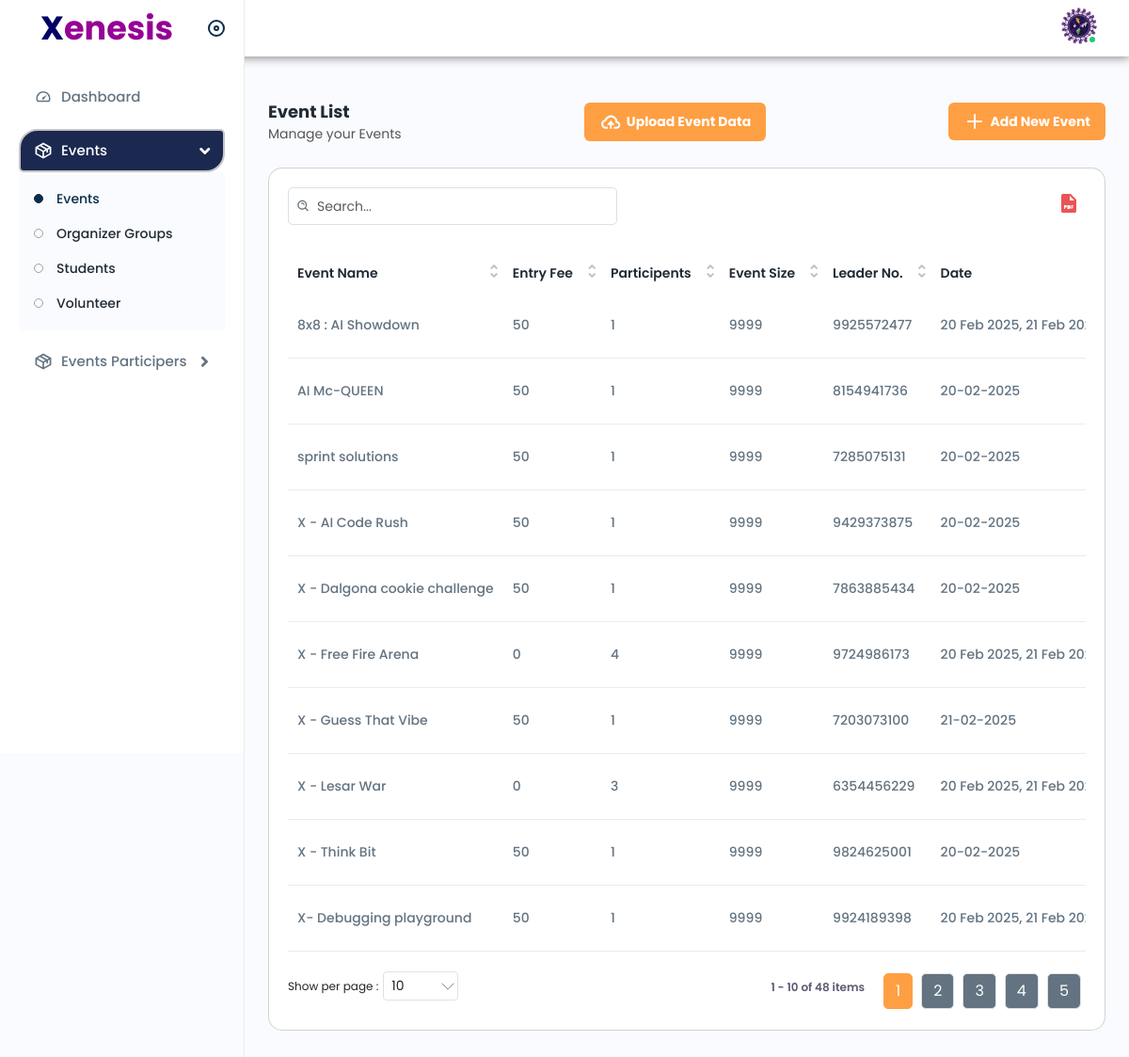
Screenshot of /Admin/eventlist.php (signed in) with the database file from the repository.
### tables this page shows
CREATE TABLE `event_master` (
  `event_id` int(11) NOT NULL,
  `event_name` varchar(100) NOT NULL,
  `tagline` text NOT NULL,
  `department_id` int(11) NOT NULL,
  `team_name` varchar(100) NOT NULL,
  `event_leader_no` bigint(11) NOT NULL,
  `participation_price` int(11) NOT NULL,
  `participation_price_team` int(11) NOT NULL,
  `team_member_count` int(11) NOT NULL,
  `winner_price1` int(11) NOT NULL,
  `winner_price2` int(11) NOT NULL,
  `winner_price3` int(11) NOT NULL,
  `location` varchar(200) NOT NULL,
  `date` varchar(200) NOT NULL,
  `event_description` text NOT NULL,
  `rules` text NOT NULL,
  `round1_title` varchar(200) NOT NULL,
  `round1_description` text DEFAULT NULL,
  `round2_title` varchar(200) DEFAULT NULL,
  `round2_description` text DEFAULT NULL,
  `round3_title` varchar(200) DEFAULT NULL,
  `round3_description` text DEFAULT NULL,
  `round4_title` varchar(200) DEFAULT NULL,
  `round4_description` text DEFAULT NULL,
  `round5_title` varchar(200) DEFAULT NULL,
  `round5_description` text DEFAULT NULL,
  `images` varchar(254) NOT NULL,
  `image_path` text NOT NULL,
  `max_tickets` int(11) DEFAULT NULL,
  `category_id` int(11) NOT NULL,
  `is_status` int(11) NOT NULL DEFAULT 1
);

### Admin/eventlist.php (the view, shortened to what this page needs)
<!DOCTYPE html>
<html lang="en">
<head>
    <link rel="stylesheet" href="../assets/css/bootstrap.min.css">
    <link rel="stylesheet" href="../assets/plugins/icons/ionic/ionicons.css">
    <link rel="stylesheet" href="../assets/plugins/icons/feather/feather.css">
    <link rel="stylesheet" href="../assets/css/animate.css">
    <link rel="stylesheet" href="../assets/plugins/select2/css/select2.min.css">
    <link rel="stylesheet" href="../assets/css/dataTables.bootstrap4.min.css">
    <link rel="stylesheet" href="../assets/plugins/fontawesome/css/fontawesome.min.css">
    <link rel="stylesheet" href="../assets/plugins/fontawesome/css/all.min.css">
    <link href="https://cdn.jsdelivr.net/npm/bootstrap@5.3.0/dist/css/bootstrap.min.css" rel="stylesheet"
>
    <link rel="stylesheet" href="../assets/css/style.css">
</head>
<body>
    <div class="main-wrapper">
        <div class="header bord">
            <div class="header-left active">
                <a href="index.php" class="logo"
                    style="font-size:35px; color: rgb(150, 0, 150); font-weight:bold; margin-left:23px;">
                    <span style="color: rgb(0, 0, 102)">X</span>enesis
                </a>
                <a id="toggle_btn" href="javascript:void(0);">
                </a>
            </div>
            <ul class="nav user-menu">
                <li class="nav-item dropdown has-arrow main-drop">
                    <a href="javascript:void(0);" class="dropdown-toggle nav-link userset" data-bs-toggle="dropdown">
                        <span class="user-img"><img src="../assets/img/Xenesis2025_logo.png" alt="img">
                            <span class="status online"></span></span>
                    </a>
                </li>
            </ul>
        </div>
        <div class="sidebar" id="sidebar">
            <div class="sidebar-inner slimscroll">
                <div id="sidebar-menu" class="sidebar-menu">
                    <ul>
                        <li>
                            <a href="index.php"><img src="../assets/img/icons/dashboard.svg" alt="img"><span>
                                    Dashboard</span> </a>
                        </li>
                        <li class="submenu">
                            <a href="javascript:void(0);"><img src="../assets/img/icons/product.svg" alt="img"><span>
                                    Events</span> <span class="menu-arrow"></span></a>
                            <ul>
                                <li><a href="eventlist.php" class="active">Events</a></li>
                                <li><a href="grouplist.php">Organizer Groups</a></li>
                                <li><a href="studentlist.php">Students</a></li>
                                <li><a href="volunteerlist.php">Volunteer</a></li>
                            </ul>
                        </li>
                        <li class="submenu">
                            <a href="javascript:void(0);"><img src="../assets/img/icons/product.svg" alt="img"><span>
                                    Events Participers</span> <span class="menu-arrow"></span></a>
                        </li>
                    </ul>
                </div>
            </div>
        </div>
        <div class="page-wrapper">
            <div class="content">
                <div class="page-header">
                    <div class="page-title">
                        <h4>Event List</h4>
                        <h6>Manage your Events</h6>
                    </div>
                    <div class="page-btn">
                        <a href="uploadevent.php" class="btn btn-added"><img src="../assets/img/icons/upload.svg"
                                alt="img" class="me-1" style="height: 25px;">Upload Event Data</a>
                    </div>
                    <div class="page-btn">
                        <a href="addevent.php" class="btn btn-added"><img src="../assets/img/icons/plus.svg" alt="img"
                                class="me-1">Add New Event</a>
                    </div>
                </div>
                <div class="card">
                    <div class="card-body">
                        <div class="table-top">
                            <div class="search-set">
                                <div class="search-input">
                                    <a class="btn btn-searchset"><img src="../assets/img/icons/search-white.svg"
                                            alt="img"></a>
                                </div>
                            </div>
                            <div class="wordset">
                                <ul>
                                    <li>
                                        <a href="#" data-bs-toggle="tooltip" data-bs-placement="top" title="pdf"><img
                                                src="../assets/img/icons/pdf.svg" alt="img"></a>
                                    </li>
                                </ul>
                            </div>
                        </div>
                        <div class="table-responsive">
                            <table class="table  datanew">
                                <thead>
                                    <tr>
                                        <th>Event Name</th>
                                        <th>Entry Fee</th>
                                        <th>Participents</th>
                                        <th>Event Size</th>
                                        <th>Leader No.</th>
                                        <th>Date</th>
                                    </tr>
                                </thead>
                                <tbody>
                                    <?php
                                            require "../includes/scripts/connection.php";
                                            $sql = "SELECT * FROM `event_master`";
                                            $result = $conn->query($sql);
                                            if($result->num_rows > 0){
                                                while($row = $result->fetch_assoc()){
                                                    ?>
                                                    <tr>
                                                            <td>
                                                               <?php echo $row['event_name']; ?>
                                                            </td>
                                                            <td>
                                                                <?php echo $row['participation_price'];?>
                                                            </td>
                                                            <td>
                                                                <?php echo $row['team_member_count'];?>
                                                            </td>
                                                            <td>
                                                                <?php echo $row['max_tickets']; ?>
                                                            </td>
                                                            <td>
                                                                <?php echo $row['event_leader_no']; ?>
                                                            </td>
                                                            <td>
                                                                <?php echo $row['date']; ?>
                                                            </td>
                                                        </tr>
                                                 <?php
                                                }
                                            }
                                            ?>
                                </tbody>
                            </table>
                        </div>
                    </div>
                </div>
            </div>
        </div>
    </div>
</body>
</html>

### rows the page displays
event_master: event_name "X - AI Code Rush", participation_price "50", team_member_count "1", max_tickets "9999", event_leader_no "9429373875", date "20-02-2025"
event_master: event_name "X - Guess That Vibe", participation_price "50", team_member_count "1", max_tickets "9999", event_leader_no "7203073100", date "21-02-2025"
event_master: event_name "X - Free Fire Arena", participation_price "0", team_member_count "4", max_tickets "9999", event_leader_no "9724986173", date "20 Feb 2025, 21 Feb…"
event_master: event_name "X- Debugging playground", participation_price "50", team_member_count "1", max_tickets "9999", event_leader_no "9924189398", date "20 Feb 2025, 21 Feb…"
event_master: event_name "X - Dalgona cookie challenge", participation_price "50", team_member_count "1", max_tickets "9999", event_leader_no "7863885434", date "20-02-2025"
event_master: event_name "8x8 : AI Showdown", participation_price "50", team_member_count "1", max_tickets "9999", event_leader_no "9925572477", date "20 Feb 2025, 21 Feb…"
event_master: event_name "X - Lesar War", participation_price "0", team_member_count "3", max_tickets "9999", event_leader_no "6354456229", date "20 Feb 2025, 21 Feb…"
event_master: event_name "X - Think Bit", participation_price "50", team_member_count "1", max_tickets "9999", event_leader_no "9824625001", date "20-02-2025"
event_master: event_name "AI Mc-QUEEN", participation_price "50", team_member_count "1", max_tickets "9999", event_leader_no "8154941736", date "20-02-2025"
event_master: event_name "sprint solutions", participation_price "50", team_member_count "1", max_tickets "9999", event_leader_no "7285075131", date "20-02-2025"
